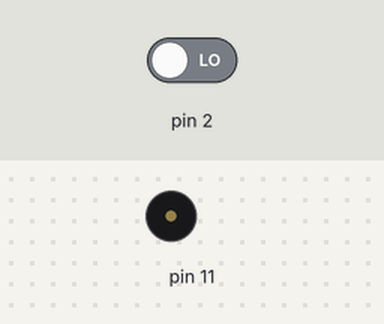
Simulated run of this sketch. Board: Arduino Uno, built with avr-gcc and run on an emulated ATmega328P. On the bench: buzzer (waves = sounding). The inputs (shaded band) are chosen by the test bench; at power-on: pin 2 LOW.

Above: at 2.8 s.
2.9 s: pin 2 driven HIGH
At 3.7 s:
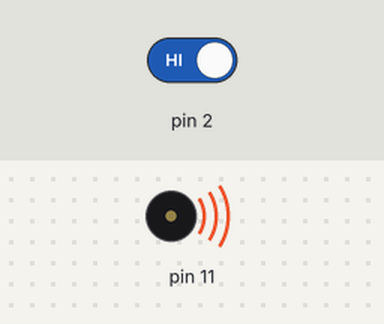
Timing chart, 0 to 10.5 s (numbered marks = the images above; inputs shaded):
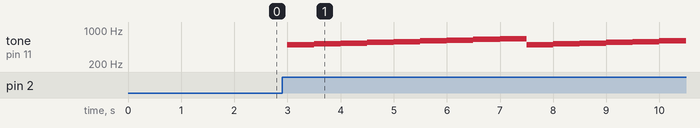

Measured:
- after the input at 2.9 s, tone on pin 11: plays 500 Hz for 0.50 s, 520 Hz for 0.50 s, 540 Hz for 0.50 s, 560 Hz for 0.50 s, 580 Hz for 0.50 s, 600 Hz for 0.50 s … (15 notes in this stretch), starting after 0.10 s

The sketch:

MotionSensor.ino
```cpp
void setup() {
  // put your setup code here, to run once:
  pinMode(2, INPUT);
  pinMode(11, OUTPUT);
}

void loop() {
  // put your main code here, to run repeatedly:
  int motionSensorOutput = digitalRead(2);
  if (motionSensorOutput == 1) {
    tone(11, 500);
    delay(500);
    tone(11, 520);
    delay(500);
    tone(11, 540);
    delay(500);
    tone(11, 560);
    delay(500);
    tone(11, 580);
    delay(500);
    tone(11, 600);
    delay(500);
    tone(11, 620);
    delay(500);
    tone(11, 640);
    delay(500);
    tone(11, 660);
    delay(500);
    noTone(11);
  }
  else {
    delay(1000);
  }
}
```
